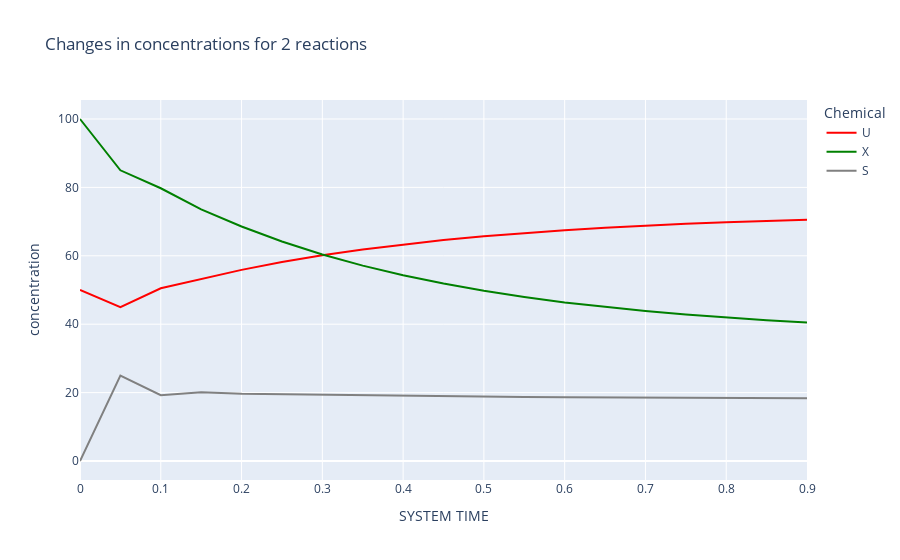

Notebook code for this chart:
### Code cell
dynamics.plot_curves(colors=['red', 'green', 'gray'])

### Figure 1 — Plotly figure (JSON) as saved in the notebook; plotly's stock layout.template omitted (floating-point values rounded to 4 significant figures)
{"data": [{"hovertemplate": "Chemical=U<br>SYSTEM TIME=%{x}<br>concentration=%{y}<extra></extra>", "legendgroup": "U", "line": {"color": "red", "dash": "solid"}, "marker": {"symbol": "circle"}, "mode": "lines", "name": "U", "orientation": "v", "showlegend": true, "type": "scatter", "x": [0, 0.05, 0.1, 0.15, 0.2, 0.25, 0.3, 0.35, 0.4, 0.45, 0.5, 0.55, 0.6, 0.65, 0.7, 0.75, 0.8, 0.85, 0.9], "xaxis": "x", "y": [50, 45, 50.5, 53.15, 55.89, 58.16, 60.14, 61.85, 63.33, 64.61, 65.71, 66.67, 67.49, 68.2, 68.82, 69.35, 69.81, 70.2, 70.55], "yaxis": "y"}, {"hovertemplate": "Chemical=X<br>SYSTEM TIME=%{x}<br>concentration=%{y}<extra></extra>", "legendgroup": "X", "line": {"color": "green", "dash": "solid"}, "marker": {"symbol": "circle"}, "mode": "lines", "name": "X", "orientation": "v", "showlegend": true, "type": "scatter", "x": [0, 0.05, 0.1, 0.15, 0.2, 0.25, 0.3, 0.35, 0.4, 0.45, 0.5, 0.55, 0.6, 0.65, 0.7, 0.75, 0.8, 0.85, 0.9], "xaxis": "x", "y": [100, 85, 79.75, 73.56, 68.57, 64.18, 60.4, 57.13, 54.31, 51.87, 49.76, 47.94, 46.37, 45.01, 43.83, 42.82, 41.94, 41.18, 40.53], "yaxis": "y"}, {"hovertemplate": "Chemical=S<br>SYSTEM TIME=%{x}<br>concentration=%{y}<extra></extra>", "legendgroup": "S", "line": {"color": "gray", "dash": "solid"}, "marker": {"symbol": "circle"}, "mode": "lines", "name": "S", "orientation": "v", "showlegend": true, "type": "scatter", "x": [0, 0.05, 0.1, 0.15, 0.2, 0.25, 0.3, 0.35, 0.4, 0.45, 0.5, 0.55, 0.6, 0.65, 0.7, 0.75, 0.8, 0.85, 0.9], "xaxis": "x", "y": [0, 25, 19.25, 20.14, 19.65, 19.5, 19.31, 19.16, 19.03, 18.91, 18.81, 18.73, 18.65, 18.59, 18.53, 18.49, 18.44, 18.41, 18.38], "yaxis": "y"}], "layout": {"autosize": true, "legend": {"title": {"text": "Chemical"}, "tracegroupgap": 0}, "title": {"text": "Changes in concentrations for 2 reactions"}, "xaxis": {"anchor": "y", "autorange": true, "domain": [0, 1], "range": [0, 0.9], "title": {"text": "SYSTEM TIME"}, "type": "linear"}, "yaxis": {"anchor": "x", "autorange": true, "domain": [0, 1], "range": [-5.556, 105.6], "title": {"text": "concentration"}, "type": "linear"}}}
